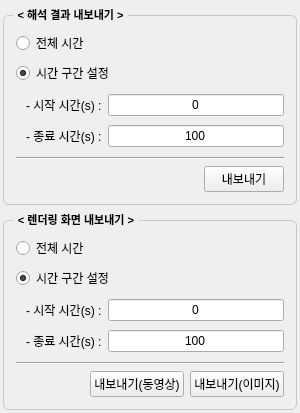
<?xml version="1.0" encoding="UTF-8"?>
<ui version="4.0">
 <class>ExportForm</class>
 <widget class="QWidget" name="ExportForm">
  <property name="geometry">
   <rect>
    <x>0</x>
    <y>0</y>
    <width>300</width>
    <height>413</height>
   </rect>
  </property>
  <property name="sizePolicy">
   <sizepolicy hsizetype="Preferred" vsizetype="Preferred">
    <horstretch>0</horstretch>
    <verstretch>0</verstretch>
   </sizepolicy>
  </property>
  <property name="font">
   <font>
    <pointsize>9</pointsize>
   </font>
  </property>
  <property name="windowTitle">
   <string>Form</string>
  </property>
  <layout class="QVBoxLayout" name="verticalLayout">
   <property name="leftMargin">
    <number>3</number>
   </property>
   <property name="topMargin">
    <number>6</number>
   </property>
   <property name="rightMargin">
    <number>3</number>
   </property>
   <property name="bottomMargin">
    <number>3</number>
   </property>
   <item>
    <widget class="QGroupBox" name="groupBox_4">
     <property name="maximumSize">
      <size>
       <width>16777215</width>
       <height>16777215</height>
      </size>
     </property>
     <property name="font">
      <font>
       <pointsize>8</pointsize>
       <bold>true</bold>
      </font>
     </property>
     <property name="styleSheet">
      <string notr="true">QGroupBox {
    border: 1px solid;
    border-radius: 6;
    margin-top: 9;
    border-color : #c8c8c8;
	padding: 3;   
}
QGroupBox::title {
    subcontrol-origin: margin;
    subcontrol-position: top left;
    left: 10;
    padding: 2 3;
}</string>
     </property>
     <property name="title">
      <string>&lt; 해석 결과 내보내기 &gt;</string>
     </property>
     <layout class="QVBoxLayout" name="verticalLayout_5">
      <property name="spacing">
       <number>6</number>
      </property>
      <property name="topMargin">
       <number>12</number>
      </property>
      <item>
       <layout class="QHBoxLayout" name="horizontalLayout_8">
        <item>
         <widget class="QRadioButton" name="radioButton_5">
          <property name="font">
           <font>
            <pointsize>9</pointsize>
           </font>
          </property>
          <property name="text">
           <string>전체 시간</string>
          </property>
          <property name="checked">
           <bool>true</bool>
          </property>
         </widget>
        </item>
       </layout>
      </item>
      <item>
       <layout class="QHBoxLayout" name="horizontalLayout_9">
        <item>
         <widget class="QRadioButton" name="radioButton_6">
          <property name="font">
           <font>
            <pointsize>9</pointsize>
           </font>
          </property>
          <property name="text">
           <string>시간 구간 설정</string>
          </property>
          <property name="checked">
           <bool>true</bool>
          </property>
         </widget>
        </item>
       </layout>
      </item>
      <item>
       <widget class="QWidget" name="widget_2" native="true">
        <property name="enabled">
         <bool>true</bool>
        </property>
        <layout class="QVBoxLayout" name="verticalLayout_4">
         <property name="leftMargin">
          <number>0</number>
         </property>
         <property name="topMargin">
          <number>0</number>
         </property>
         <property name="rightMargin">
          <number>0</number>
         </property>
         <property name="bottomMargin">
          <number>0</number>
         </property>
         <item>
          <layout class="QHBoxLayout" name="horizontalLayout_10">
           <property name="leftMargin">
            <number>10</number>
           </property>
           <item>
            <widget class="QLabel" name="label_5">
             <property name="enabled">
              <bool>true</bool>
             </property>
             <property name="font">
              <font>
               <pointsize>9</pointsize>
              </font>
             </property>
             <property name="text">
              <string>- 시작 시간(s) :</string>
             </property>
            </widget>
           </item>
           <item>
            <widget class="QLineEdit" name="lineEdit_5">
             <property name="maximumSize">
              <size>
               <width>16777215</width>
               <height>16777215</height>
              </size>
             </property>
             <property name="font">
              <font>
               <pointsize>9</pointsize>
              </font>
             </property>
             <property name="text">
              <string>0</string>
             </property>
             <property name="alignment">
              <set>Qt::AlignmentFlag::AlignCenter</set>
             </property>
            </widget>
           </item>
          </layout>
         </item>
         <item>
          <layout class="QHBoxLayout" name="horizontalLayout_11">
           <property name="leftMargin">
            <number>10</number>
           </property>
           <item>
            <widget class="QLabel" name="label_7">
             <property name="font">
              <font>
               <pointsize>9</pointsize>
              </font>
             </property>
             <property name="text">
              <string>- 종료 시간(s) :</string>
             </property>
            </widget>
           </item>
           <item>
            <widget class="QLineEdit" name="lineEdit_12">
             <property name="maximumSize">
              <size>
               <width>16777215</width>
               <height>16777215</height>
              </size>
             </property>
             <property name="font">
              <font>
               <pointsize>9</pointsize>
              </font>
             </property>
             <property name="text">
              <string>100</string>
             </property>
             <property name="alignment">
              <set>Qt::AlignmentFlag::AlignCenter</set>
             </property>
            </widget>
           </item>
          </layout>
         </item>
        </layout>
       </widget>
      </item>
      <item>
       <widget class="Line" name="line">
        <property name="orientation">
         <enum>Qt::Orientation::Horizontal</enum>
        </property>
       </widget>
      </item>
      <item>
       <layout class="QHBoxLayout" name="horizontalLayout_12">
        <property name="leftMargin">
         <number>0</number>
        </property>
        <item>
         <spacer name="horizontalSpacer">
          <property name="orientation">
           <enum>Qt::Orientation::Horizontal</enum>
          </property>
          <property name="sizeHint" stdset="0">
           <size>
            <width>40</width>
            <height>20</height>
           </size>
          </property>
         </spacer>
        </item>
        <item>
         <widget class="QPushButton" name="pushButton">
          <property name="font">
           <font>
            <pointsize>9</pointsize>
           </font>
          </property>
          <property name="text">
           <string>내보내기</string>
          </property>
         </widget>
        </item>
       </layout>
      </item>
     </layout>
    </widget>
   </item>
   <item>
    <widget class="QGroupBox" name="groupBox_2">
     <property name="maximumSize">
      <size>
       <width>16777215</width>
       <height>16777215</height>
      </size>
     </property>
     <property name="font">
      <font>
       <pointsize>8</pointsize>
       <bold>true</bold>
      </font>
     </property>
     <property name="styleSheet">
      <string notr="true">QGroupBox {
    border: 1px solid;
    border-radius: 6;
    margin-top: 9;
    border-color : #c8c8c8;
	padding: 3;   
}
QGroupBox::title {
    subcontrol-origin: margin;
    subcontrol-position: top left;
    left: 10;
    padding: 2 3;
}</string>
     </property>
     <property name="title">
      <string>&lt; 렌더링 화면 내보내기 &gt;</string>
     </property>
     <layout class="QVBoxLayout" name="verticalLayout_3">
      <property name="spacing">
       <number>6</number>
      </property>
      <property name="topMargin">
       <number>12</number>
      </property>
      <item>
       <layout class="QHBoxLayout" name="horizontalLayout_5">
        <item>
         <widget class="QRadioButton" name="radioButton_1">
          <property name="font">
           <font>
            <pointsize>9</pointsize>
           </font>
          </property>
          <property name="text">
           <string>전체 시간</string>
          </property>
          <property name="checked">
           <bool>true</bool>
          </property>
         </widget>
        </item>
       </layout>
      </item>
      <item>
       <layout class="QHBoxLayout" name="horizontalLayout_7">
        <item>
         <widget class="QRadioButton" name="radioButton_4">
          <property name="font">
           <font>
            <pointsize>9</pointsize>
           </font>
          </property>
          <property name="text">
           <string>시간 구간 설정</string>
          </property>
          <property name="checked">
           <bool>true</bool>
          </property>
         </widget>
        </item>
       </layout>
      </item>
      <item>
       <widget class="QWidget" name="widget" native="true">
        <property name="enabled">
         <bool>true</bool>
        </property>
        <layout class="QVBoxLayout" name="verticalLayout_2">
         <property name="leftMargin">
          <number>0</number>
         </property>
         <property name="topMargin">
          <number>0</number>
         </property>
         <property name="rightMargin">
          <number>0</number>
         </property>
         <property name="bottomMargin">
          <number>0</number>
         </property>
         <item>
          <layout class="QHBoxLayout" name="horizontalLayout_3">
           <property name="leftMargin">
            <number>10</number>
           </property>
           <item>
            <widget class="QLabel" name="label_3">
             <property name="font">
              <font>
               <pointsize>9</pointsize>
              </font>
             </property>
             <property name="text">
              <string>- 시작 시간(s) :</string>
             </property>
            </widget>
           </item>
           <item>
            <widget class="QLineEdit" name="lineEdit_3">
             <property name="maximumSize">
              <size>
               <width>16777215</width>
               <height>16777215</height>
              </size>
             </property>
             <property name="font">
              <font>
               <pointsize>9</pointsize>
              </font>
             </property>
             <property name="text">
              <string>0</string>
             </property>
             <property name="alignment">
              <set>Qt::AlignmentFlag::AlignCenter</set>
             </property>
            </widget>
           </item>
          </layout>
         </item>
         <item>
          <layout class="QHBoxLayout" name="horizontalLayout_4">
           <property name="leftMargin">
            <number>10</number>
           </property>
           <item>
            <widget class="QLabel" name="label_4">
             <property name="font">
              <font>
               <pointsize>9</pointsize>
              </font>
             </property>
             <property name="text">
              <string>- 종료 시간(s) :</string>
             </property>
            </widget>
           </item>
           <item>
            <widget class="QLineEdit" name="lineEdit_4">
             <property name="maximumSize">
              <size>
               <width>16777215</width>
               <height>16777215</height>
              </size>
             </property>
             <property name="font">
              <font>
               <pointsize>9</pointsize>
              </font>
             </property>
             <property name="text">
              <string>100</string>
             </property>
             <property name="alignment">
              <set>Qt::AlignmentFlag::AlignCenter</set>
             </property>
            </widget>
           </item>
          </layout>
         </item>
        </layout>
       </widget>
      </item>
      <item>
       <widget class="Line" name="line_2">
        <property name="orientation">
         <enum>Qt::Orientation::Horizontal</enum>
        </property>
       </widget>
      </item>
      <item>
       <layout class="QHBoxLayout" name="horizontalLayout_13">
        <property name="leftMargin">
         <number>0</number>
        </property>
        <item>
         <spacer name="horizontalSpacer_2">
          <property name="orientation">
           <enum>Qt::Orientation::Horizontal</enum>
          </property>
          <property name="sizeHint" stdset="0">
           <size>
            <width>40</width>
            <height>20</height>
           </size>
          </property>
         </spacer>
        </item>
        <item>
         <widget class="QPushButton" name="pushButton_3">
          <property name="font">
           <font>
            <pointsize>9</pointsize>
           </font>
          </property>
          <property name="text">
           <string>내보내기(동영상)</string>
          </property>
         </widget>
        </item>
        <item>
         <widget class="QPushButton" name="pushButton_2">
          <property name="font">
           <font>
            <pointsize>9</pointsize>
           </font>
          </property>
          <property name="text">
           <string>내보내기(이미지)</string>
          </property>
         </widget>
        </item>
       </layout>
      </item>
     </layout>
    </widget>
   </item>
  </layout>
 </widget>
 <tabstops>
  <tabstop>radioButton_5</tabstop>
  <tabstop>radioButton_6</tabstop>
  <tabstop>lineEdit_5</tabstop>
  <tabstop>lineEdit_12</tabstop>
  <tabstop>pushButton</tabstop>
  <tabstop>radioButton_1</tabstop>
  <tabstop>radioButton_4</tabstop>
  <tabstop>lineEdit_3</tabstop>
  <tabstop>lineEdit_4</tabstop>
  <tabstop>pushButton_3</tabstop>
  <tabstop>pushButton_2</tabstop>
 </tabstops>
 <resources/>
 <connections/>
</ui>
